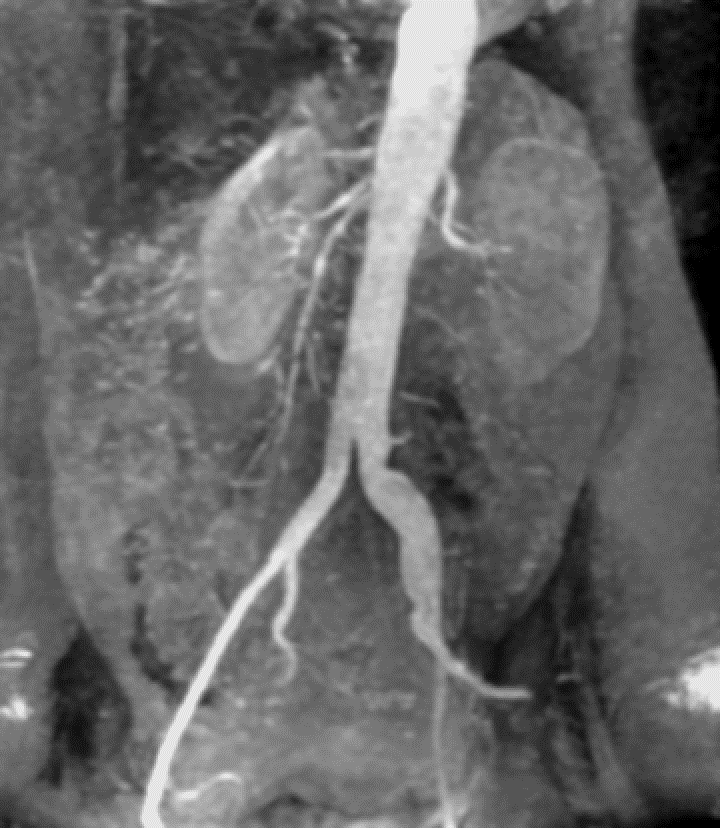
#> input picture Data/q4.png, 720 x 828 px
$ python Q4.py
#> lines starting #> are read from the running program, lines starting #| are printed output that depends on the picture
import cv2
import numpy as np
import math

def getDFT(img): # DFT function
	imgShape = img.shape
	imgResult = img.copy()
	for i in range(imgShape[0]):
		for j in range(imgShape[1]):
			imgResult[i,j] = ((-1)**(i+j))*img[i,j]
	return np.fft.fft2(imgResult)

def getLogDFT(img): # DFT + log for getting DFT of image
	imgFFT = getDFT(img)
	imgFFT = np.abs(imgFFT)
	imgLogFFT = logTrans(imgFFT)

	return imgLogFFT

def IDFT(img): # IDFT function
	imgShape = img.shape
	imgResult = img.copy()
	imgIFFT = np.real(np.fft.ifft2(img))
	for i in range(imgShape[0]):
		for j in range(imgShape[1]):
			imgResult[i,j] = ((-1)**(i+j))*imgIFFT[i,j]
	return imgResult.astype("uint8")

def logTrans(img):
	maxVal = np.amax(img) # max value in image
	cTarns = 255.0/np.log(1+maxVal) # scaling factor which sets max value to 255

	imgTrans = cTarns*(np.log(img+1.001)) # log transformation
	imgTrans = imgTrans.astype("uint8") # converting back to image format

	return imgTrans

def laplacianFourierTrans(img,kernel):
	imgResult = img.copy()

	imgShape = img.shape
	imgPad = cv2.copyMakeBorder(img,kernel.shape[0]//2,kernel.shape[0]//2,kernel.shape[1]//2,kernel.shape[1]//2,borderType=0)
	kernelPad = cv2.copyMakeBorder(kernel,0,imgShape[0]-1,0,imgShape[1]-1,borderType=0)

	kernelDFT = getDFT(kernelPad)
	imgDFT = getDFT(imgPad)

	resultFFT = imgPad*kernelPad
	result = IDFT(resultFFT)

	imgKernel = getLogDFT(kernelPad)
	cv2.imwrite('./outputs/q4_filter.png', imgKernel)

	return result #returning the output

def laplacianTrans(img,kernel):
	imgResult = img.copy()
	imgPad = cv2.copyMakeBorder(img,1,1,1,1,borderType=0)
	imgShape = img.shape
	imgResult[:,:] = imgResult[:,:] + 1*((4*imgPad[1:-1,1:-1]) - (1*imgPad[:-2,1:-1]) - (1*imgPad[2:,1:-1]) - (1*imgPad[1:-1,:-2]) - (1*imgPad[1:-1,2:]))
	imgResult = np.clip(imgResult,0,255).astype("uint8")
	return imgResult

if __name__ == "__main__":
	imgOriginal = cv2.imread("./Data/q4.png",0) # reading image using openCV
#> imgOriginal is the input picture: shape (828, 720); min 0, max 238, mean 103.1

	kernel = np.array([[0,1,0],[1,-4,1],[0,1,0]])
	imgLaplacian = laplacianTrans(imgOriginal,kernel)
#> in laplacianTrans, `imgResult[:,:] = imgResult[:,:] + 1*((4*imgPad[1:-1,1:-1]) - (1*imgPad..`:
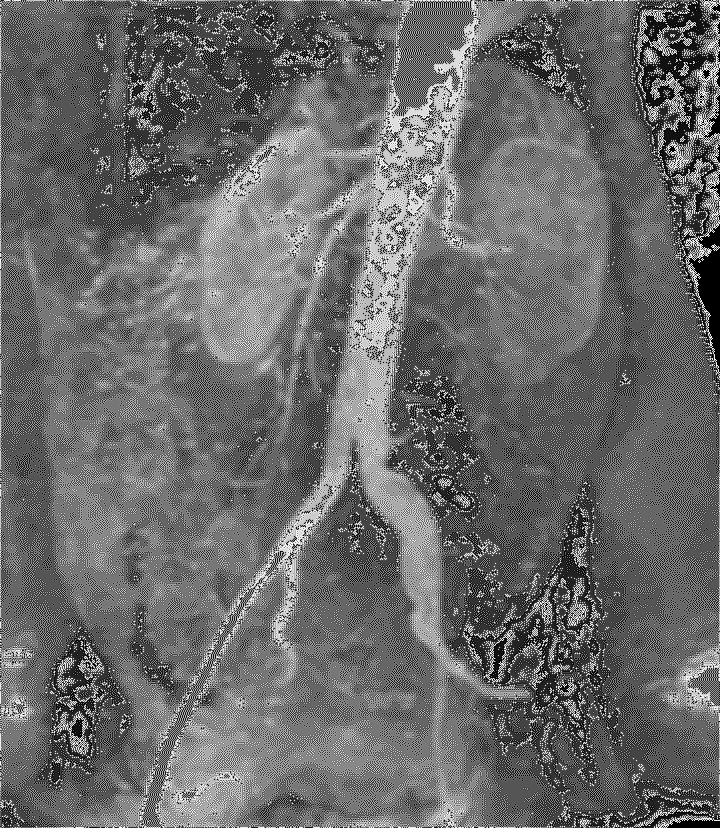
#> imgResult: shape (828, 720); min 0, max 255, mean 106.2
	imgFourierLaplacian = laplacianFourierTrans(imgOriginal,kernel)
#> after the loop in getDFT (call 2), `for i in range(imgShape[0]):`:
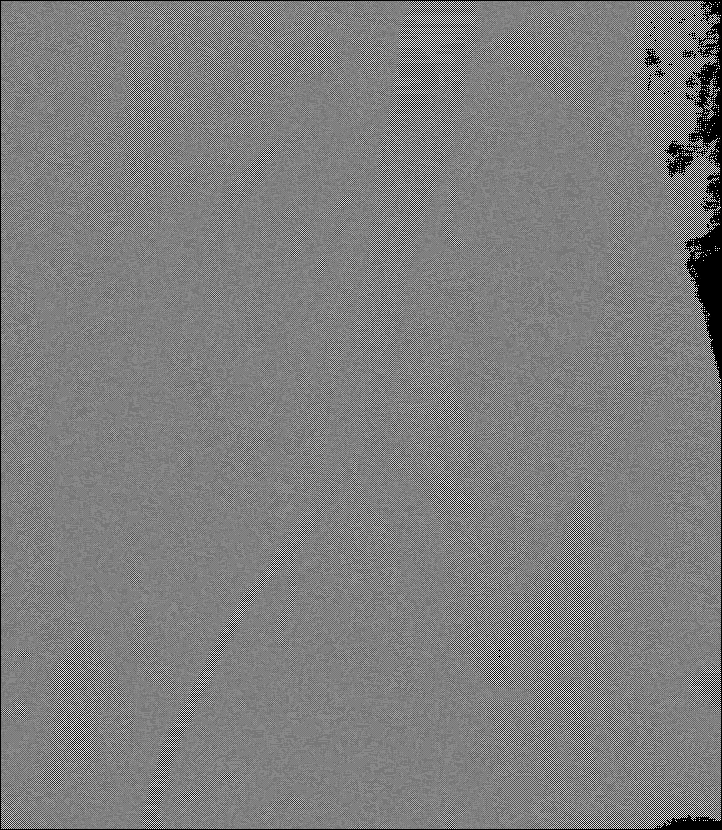
#> imgResult: shape (830, 722); min 0, max 239, mean 125.9
#> in IDFT, `imgIFFT = np.real(np.fft.ifft2(img))`:
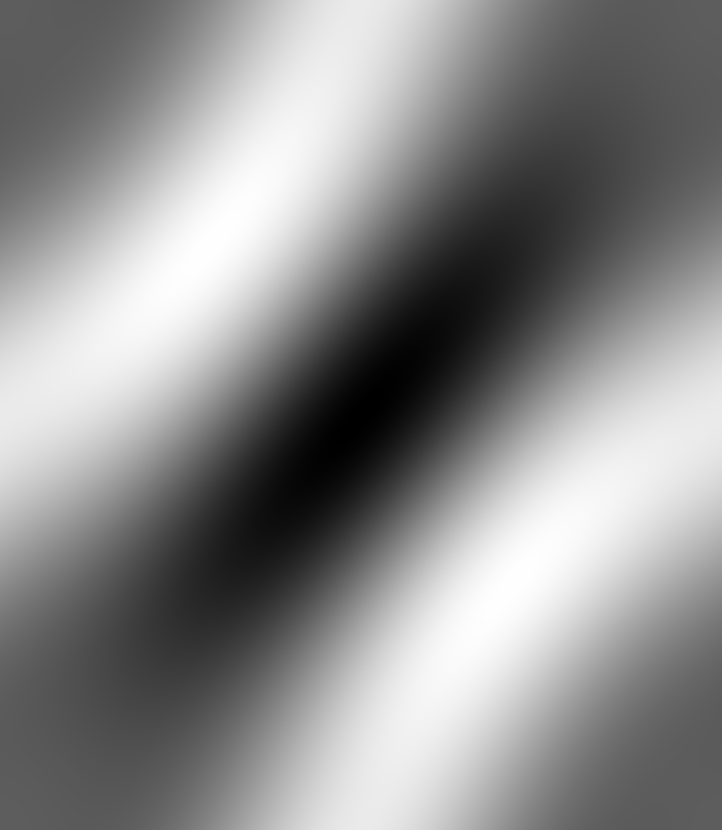
#> imgIFFT: shape (830, 722) float64; min -0.00136, max 0.00111, mean -1.25e-21; drawn with min black and max white
#> after the loop in IDFT, `for i in range(imgShape[0]):`: imgResult: shape (830, 722) int32; every value is 0
#> in IDFT, `return imgResult.astype("uint8")`: returned value: shape (830, 722); every value is 0
#> in logTrans, `maxVal = np.amax(img)`:
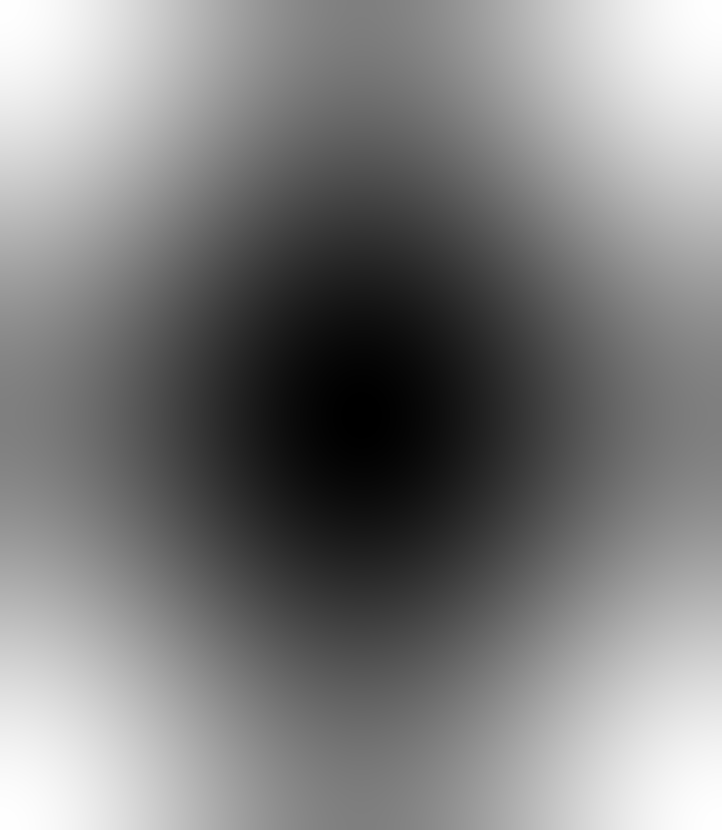
#> img: shape (830, 722) float64; min 4.2e-16, max 8, mean 4; drawn with min black and max white
#> in laplacianFourierTrans, `cv2.imwrite('./outputs/q4_filter.png', imgKernel)`:
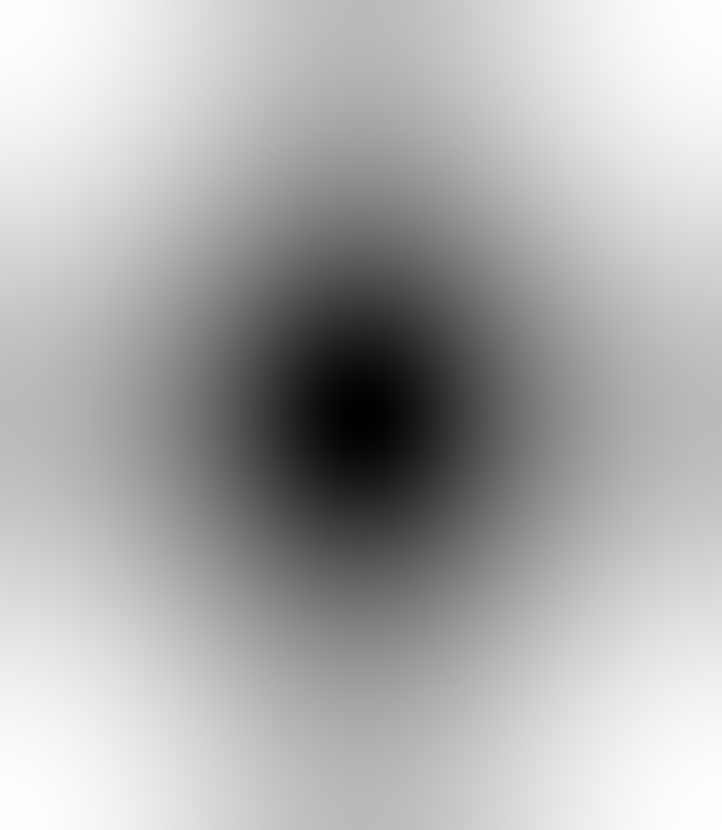
#> saved as q4_filter.png: shape (830, 722); min 0, max 255, mean 174.5

	cv2.imwrite("./outputs/q4_spatial.png",imgLaplacian)
	cv2.imwrite("./outputs/q4_fourier.png",imgFourierLaplacian)

$ run again, with Data/q1.png copied over Data/q4.png
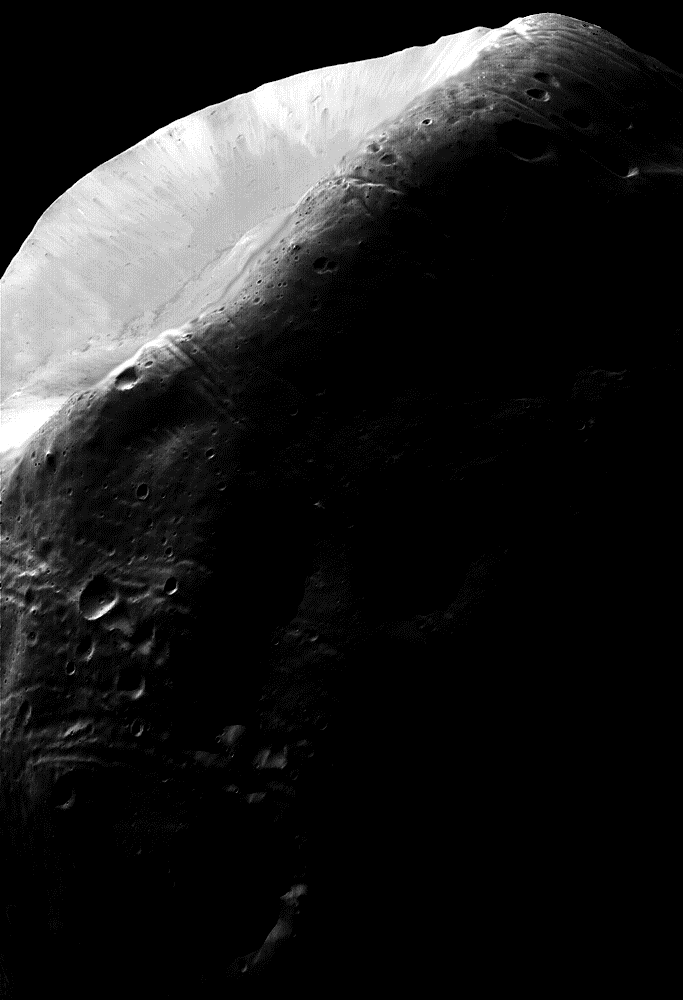
#> input picture Data/q1.png, 683 x 1000 px
#> imgOriginal is the input picture: shape (1000, 683); min 0, max 255, mean 31.5
#> in laplacianTrans, `imgResult[:,:] = imgResult[:,:] + 1*((4*imgPad[1:-1,1:-1]) - (1*imgPad..`:
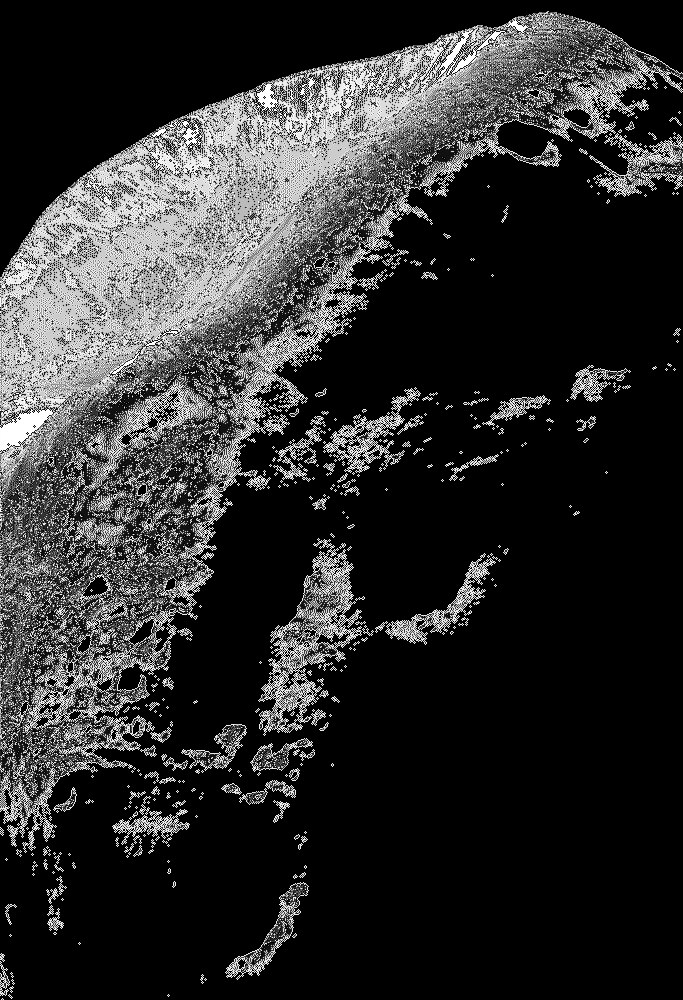
#> imgResult: shape (1000, 683); min 0, max 255, mean 45.6
#> after the loop in getDFT (call 2), `for i in range(imgShape[0]):`:
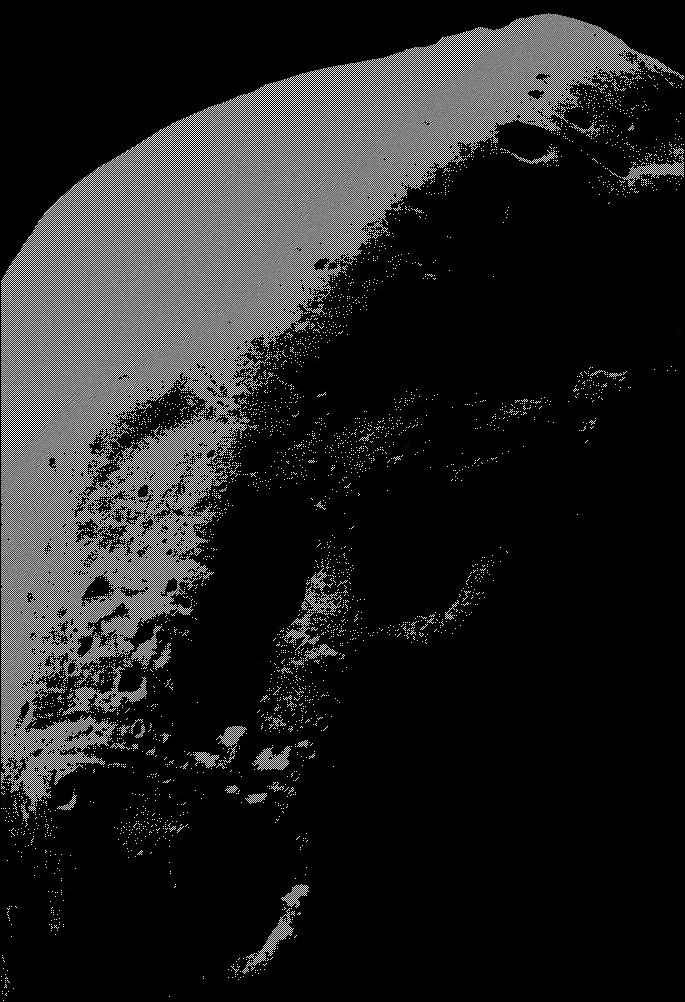
#> imgResult: shape (1002, 685); min 0, max 255, mean 34.2
#> resultFFT: shape (1002, 685) int32; every value is 0
#> imgIFFT: shape (1002, 685) float64; every value is 0

$ run again, with Data/q2.png copied over Data/q4.png
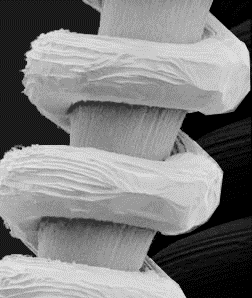
#> input picture Data/q2.png, 252 x 298 px
#> imgOriginal is the input picture: shape (298, 252); min 0, max 238, mean 127.6
#> in laplacianTrans, `imgResult[:,:] = imgResult[:,:] + 1*((4*imgPad[1:-1,1:-1]) - (1*imgPad..`:
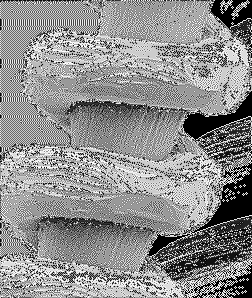
#> imgResult: shape (298, 252); min 0, max 255, mean 142.1
#> after the loop in getDFT (call 2), `for i in range(imgShape[0]):`:
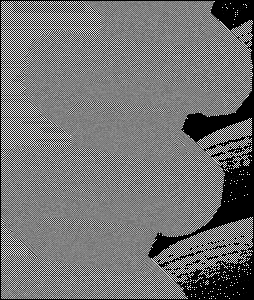
#> imgResult: shape (300, 254); min 0, max 239, mean 114.9
